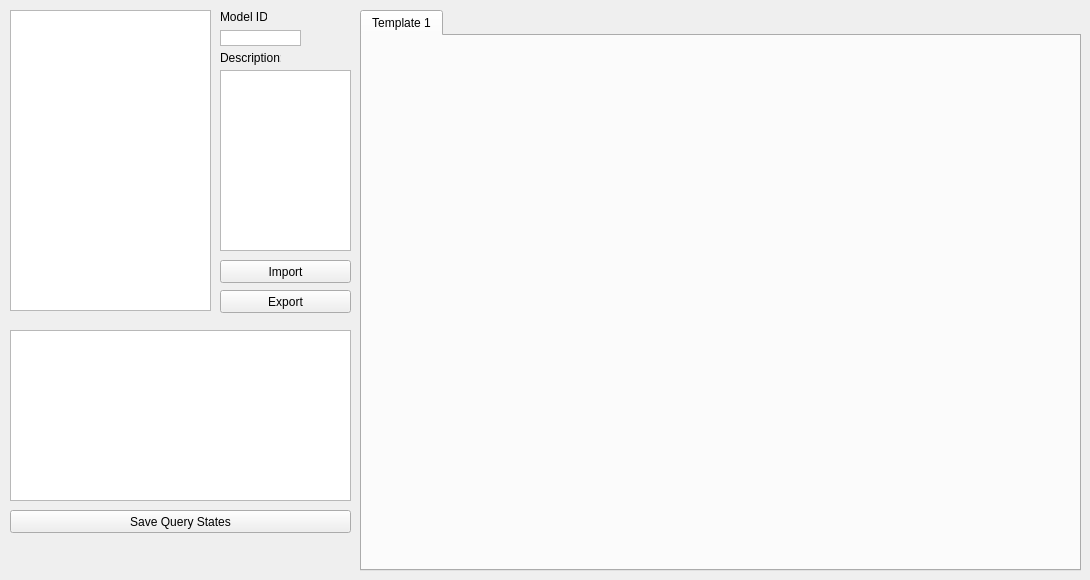
      <widget class="QWidget" name="page">
       <widget class="QListView" name="lwVisual_ModelList">
        <property name="geometry">
         <rect>
          <x>10</x>
          <y>10</y>
          <width>201</width>
          <height>301</height>
         </rect>
        </property>
       </widget>
       <widget class="QTabWidget" name="tabWVisual_Templates">
        <property name="geometry">
         <rect>
          <x>360</x>
          <y>10</y>
          <width>721</width>
          <height>561</height>
         </rect>
        </property>
        <property name="currentIndex">
         <number>0</number>
        </property>
        <widget class="QWidget" name="tabTemplate1">
         <attribute name="title">
          <string>Template 1</string>
         </attribute>
        </widget>
       </widget>
       <widget class="QListView" name="lwVisual_Queries">
        <property name="geometry">
         <rect>
          <x>10</x>
          <y>330</y>
          <width>341</width>
          <height>171</height>
         </rect>
        </property>
       </widget>
       <widget class="QPushButton" name="btnVisual_SaveQuery">
        <property name="geometry">
         <rect>
          <x>10</x>
          <y>510</y>
          <width>341</width>
          <height>23</height>
         </rect>
        </property>
        <property name="text">
         <string>Save Query States</string>
        </property>
       </widget>
       <widget class="QPushButton" name="btnVisual_OpenLocal_Export">
        <property name="geometry">
         <rect>
          <x>220</x>
          <y>290</y>
          <width>131</width>
          <height>23</height>
         </rect>
        </property>
        <property name="text">
         <string>Export</string>
        </property>
       </widget>
       <widget class="QLabel" name="lblVisual_ModelID">
        <property name="geometry">
         <rect>
          <x>220</x>
          <y>10</y>
          <width>47</width>
          <height>13</height>
         </rect>
        </property>
        <property name="text">
         <string>Model ID:</string>
        </property>
       </widget>
       <widget class="QTextEdit" name="txtVisual_ModelID">
        <property name="geometry">
         <rect>
          <x>220</x>
          <y>30</y>
          <width>81</width>
          <height>16</height>
         </rect>
        </property>
        <property name="verticalScrollBarPolicy">
         <enum>Qt::ScrollBarAlwaysOff</enum>
        </property>
        <property name="readOnly">
         <bool>true</bool>
        </property>
        <property name="acceptRichText">
         <bool>false</bool>
        </property>
       </widget>
       <widget class="QLabel" name="lblVisual_ModelDesc">
        <property name="geometry">
         <rect>
          <x>220</x>
          <y>50</y>
          <width>61</width>
          <height>16</height>
         </rect>
        </property>
        <property name="text">
         <string>Description:</string>
        </property>
       </widget>
       <widget class="QTextEdit" name="txtVisual_ModelDesc">
        <property name="geometry">
         <rect>
          <x>220</x>
          <y>70</y>
          <width>131</width>
          <height>181</height>
         </rect>
        </property>
        <property name="verticalScrollBarPolicy">
         <enum>Qt::ScrollBarAlwaysOff</enum>
        </property>
        <property name="readOnly">
         <bool>true</bool>
        </property>
        <property name="acceptRichText">
         <bool>false</bool>
        </property>
       </widget>
       <widget class="QPushButton" name="btnVisual_OpenLocal_Import">
        <property name="geometry">
         <rect>
          <x>220</x>
          <y>260</y>
          <width>131</width>
          <height>23</height>
         </rect>
        </property>
        <property name="text">
         <string>Import</string>
        </property>
       </widget>
      </widget>
